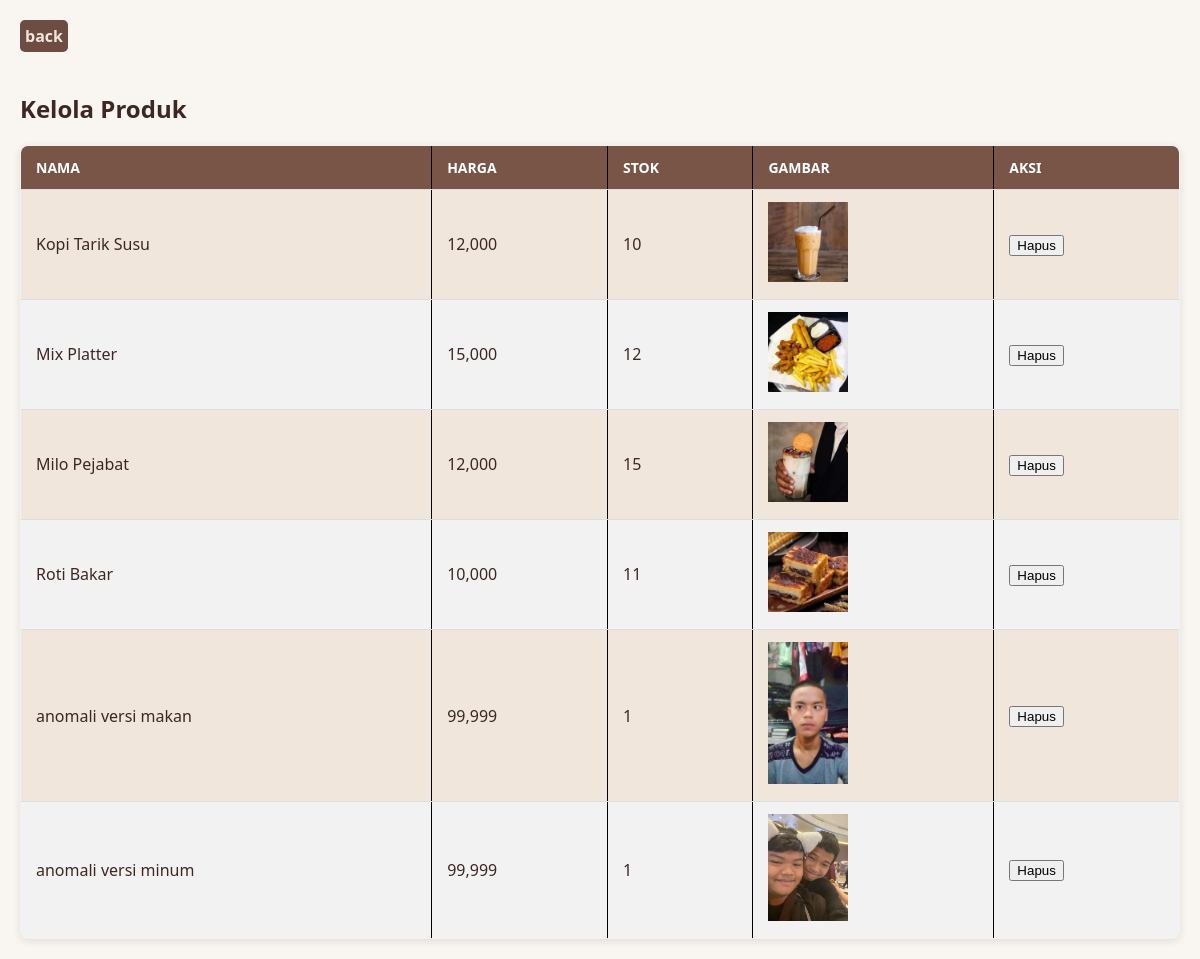
Page /admin/kelola_produk.php on the committed database.
### tables this page shows
CREATE TABLE `produk` (
  `id` int(11) NOT NULL,
  `nama` varchar(100) NOT NULL,
  `harga` int(11) NOT NULL,
  `gambar` varchar(255) NOT NULL,
  `deskripsi` text DEFAULT NULL,
  `created_at` timestamp NOT NULL DEFAULT current_timestamp(),
  `stok` int(11) NOT NULL,
  `jenis` varchar(50) NOT NULL
);

### admin/kelola_produk.php (the view, shortened to what this page needs)
<?php
include '../koneksi.php';
$result = $conn->query("SELECT * FROM produk");
?>
<!DOCTYPE html>
<html lang="en">
<head>
</head>
<body>
  <a href="admin_halaman.php">back</a>
<h2>Kelola Produk</h2>
<table border="1" cellpadding="10">
  <tr>
    <th>Nama</th>
    <th>Harga</th>
    <th>Stok</th>
    <th>Gambar</th>
    <th>Aksi</th>
  </tr>
  <?php while ($p = $result->fetch_assoc()):   ?>
  <tr>
    <td><?= htmlspecialchars($p['nama']) ?></td>
    <td><?= number_format($p['harga']) ?></td>
    <td><?= $p['stok'] ?></td>
    <td><img src="../img/menu/<?= htmlspecialchars($p['gambar']) ?>" width="80" /></td>
    <td>
      <form method="POST" action="proses_hapus_produk.php" onsubmit="return confirm('Yakin ingin menghapus produk ini?');">
        <button type="submit">Hapus</button>
      </form>
    </td>
  </tr>
  <?php endwhile; ?>
</table>
</body>
</html>

### admin/kelola_produk.php (style rules this page uses)
body { font-family: 'Segoe UI', Tahoma, Geneva, Verdana, sans-serif; background-color: #f9f5f0; margin: 0; padding: 20px; color: #3e2723; }
table { width: 100%; border-collapse: collapse; margin-top: 20px; background-color: #f2f2f2; box-shadow: 0 2px 8px rgba(0,0,0,0.1); border-radius: 8px; overflow: hidden; }
table, th, td { border: 1px solid black; }
th, td { padding: 12px 15px; text-align: left; border-bottom: 1px solid #ddd; }
th { background-color: #795548; color: white; font-weight: bold; text-transform: uppercase; font-size: 14px; }
tr:nth-child(even) { background-color: #f0e6dc; }
a { display: inline-block; background-color: #6d4c41; border-radius: 5px; padding: 5px; margin-bottom: 20px; color: #f0e6dc; text-decoration: none; font-weight: bold; }

### rows in the picture
produk: nama "Kopi Tarik Susu", harga "12,000", stok "10", gambar (picture)
produk: nama "Mix Platter", harga "15,000", stok "12", gambar (picture)
produk: nama "Milo Pejabat", harga "12,000", stok "15", gambar (picture)
produk: nama "Roti Bakar", harga "10,000", stok "11", gambar (picture)
produk: nama "anomali versi makan", harga "99,999", stok "1", gambar (picture)
produk: nama "anomali versi minum", harga "99,999", stok "1", gambar (picture)
